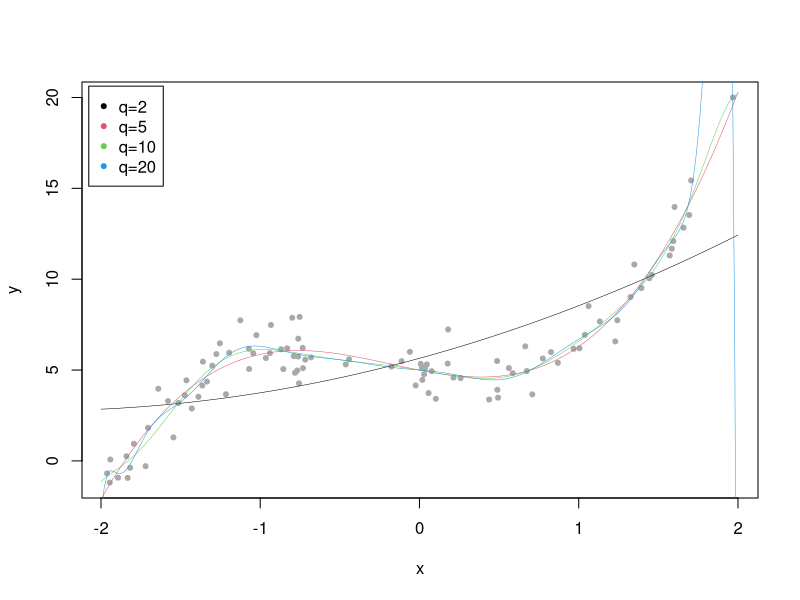
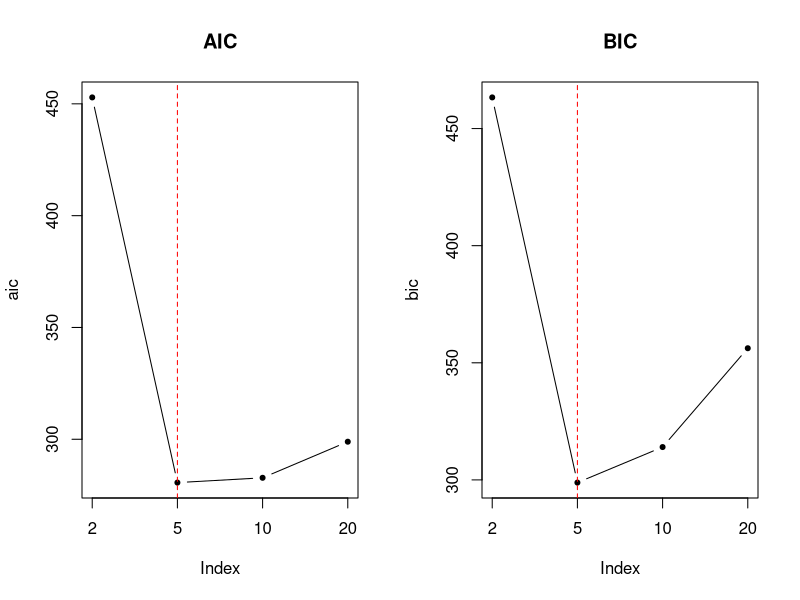
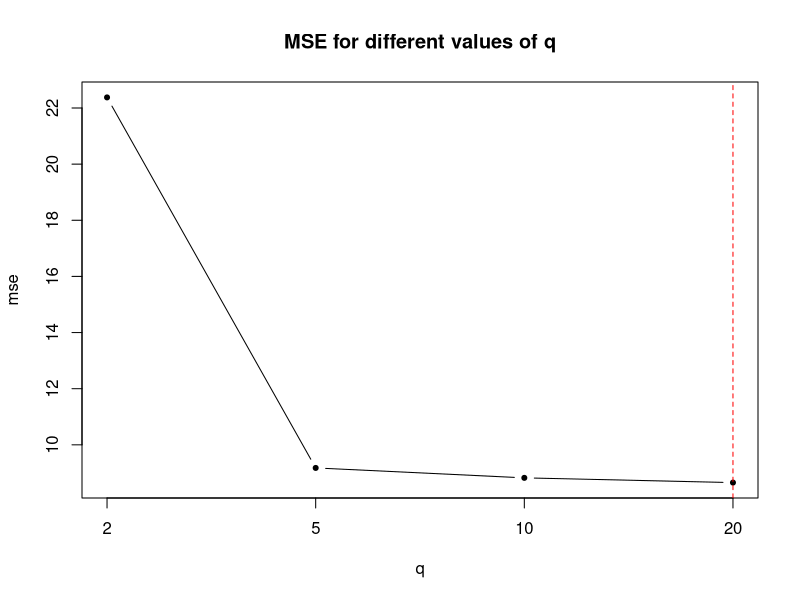

Reproduce these figures in R, in order.
set.seed(1234)

x=runif(100,-2,2)
e=rnorm(100,0,1)

y=2*x^3+x^2-2*x+5+e

plot(x,y,cex=1,col='darkgrey',pch=20)

x.grid=seq(-2,2,0.02)

# plotting with regression fits for q=2,5,10,20
k=1
for(i in c(2,5,10,20)){
  mod=glm(y~poly(x,degree=i,raw=T))
  preds=predict(mod,newdata=list(x=x.grid))
  lines(x.grid,preds,lwd=0.5,col=k);k=k+1
}
names=c('q=2','q=5','q=10','q=20')
legend('topleft',inset=0.01,col=c(1:5),names,pch=20)

#===========
# AIC BIC
#========
mse=numeric(4)
aic=numeric(4)
bic=numeric(4)

q.grid=c(2,5,10,20)
for(i in 1:length(q.grid)){
  mod=glm(y~poly(x,degree=q.grid[i],raw=T))
  preds=predict(mod,newdata=list(x=x))
  mse[i]=sqrt(sum((preds-y)^2))
  aic[i]=AIC(mod)
  bic[i]=BIC(mod)
}

# plot the AIC, BIC 
par(mfrow=c(1,2))
plot(aic,type='b',pch=20,main='AIC',xaxt='n')
axis(at=c(1,2,3,4),side=1,labels=c(2,5,10,20))
abline(v=which.min(aic),col='red',lty=2)

plot(bic,type='b',pch=20,main='BIC',xaxt='n')
axis(at=c(1,2,3,4),side=1,labels=c(2,5,10,20))
abline(v=which.min(bic),col='red',lty=2)

par(mfrow=c(1,1))
# MSE
plot(mse,type='b',pch=20,main='MSE for different values of q',xaxt='n',xlab='q')
axis(at=c(1,2,3,4),side=1,labels=c(2,5,10,20))
abline(v=which.min(mse),col='red',lty=2)

#===================
# cross validation
#===================
dat=data.frame(x,y)

library(boot)
set.seed(1234)

q=c(2,5,10,20)

# loocv
cv.err.1=rep(0,4)
for (i in 1:length(q)) {
  glm.fit=glm(y~poly(x,q[i],raw=T),data=dat)
  cv.err.1[i]=cv.glm(dat,glm.fit)$delta[1]
}

# 2-fold
cv.err.2=rep(0,4)
for (i in 1:length(q)) {
  glm.fit=glm(y~poly(x,q[i],raw=T),data=dat)
  cv.err.2[i]=cv.glm(dat,glm.fit,K=2)$delta[1]
}

# 5-fold
cv.err.5=rep(0,4)
for (i in 1:length(q)) {
  glm.fit=glm(y~poly(x,q[i],raw=T),data=dat)
  cv.err.5[i]=cv.glm(dat,glm.fit,K=5)$delta[1]
}

cv=matrix(c(cv.err.1,cv.err.2,cv.err.5),ncol=4,nrow=3)
colnames(cv)=c('q=2','q=5','q=10','q=20')
rownames(cv)=c('1-fold','2-fold','5-fold')
cv
